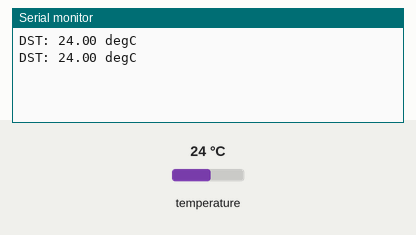
Simulated run of this sketch. Board: Arduino Uno, built with avr-gcc and run on an emulated ATmega328P. Parts: the last lines printed to the serial monitor. The inputs (shaded band) are chosen by the test bench; at power-on: temperature 24 °C.

Above: at 4.8 s.
4.9 s: temperature set to 12 °C
At 7.5 s:
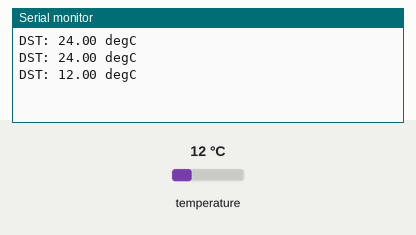
9.0 s: temperature set to 19 °C
At 10.6 s:
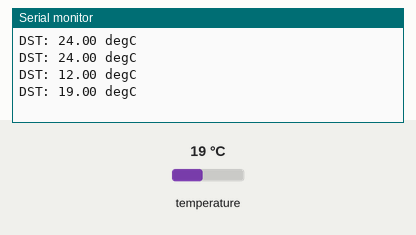
Timing chart, 0 to 12.1 s (numbered marks = the images above; inputs shaded):
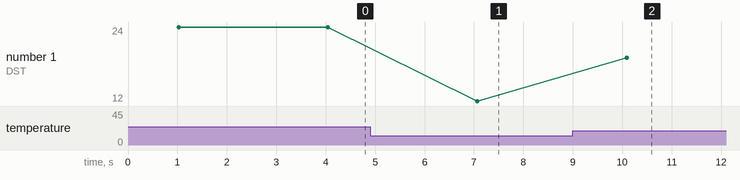

Measured:
- after the input at 4.9 s, the serial monitor: prints a new line after 2.2 s (image 1)
- after the input at 9.0 s, the serial monitor: prints a new line after 1.1 s (image 2)
- plotted number 1: 24 → 12 after the input at 4.9 s, 12 → 19 after the input at 9.0 s

The sketch:

sketch_jul18b.ino
```cpp
#include<OneWire.h>
OneWire ds(10);
byte dsAddr[8];

void setup() {

  Serial.begin(9600);

}

void loop()
{
  ds.reset();
  ds.search(dsAddr);

  ds.reset();
  ds.select(dsAddr);
  ds.write(0x44);
  delay(1000);

  byte dsMemData[9];
   ds.reset();
  ds.select(dsAddr);
  ds.write(0xBE);

  for (int i=0;i<9;i++)
  {
    dsMemData[i]=ds.read();
  }

int rawdsTemp = (dsMemData[1]<<8) | dsMemData[0];
float celsius ;
celsius = (float) rawdsTemp/16.0;

  Serial.print("DST: ");
  Serial.print(celsius, 2);
  Serial.println(" degC ");
  delay(2000);

}
```
